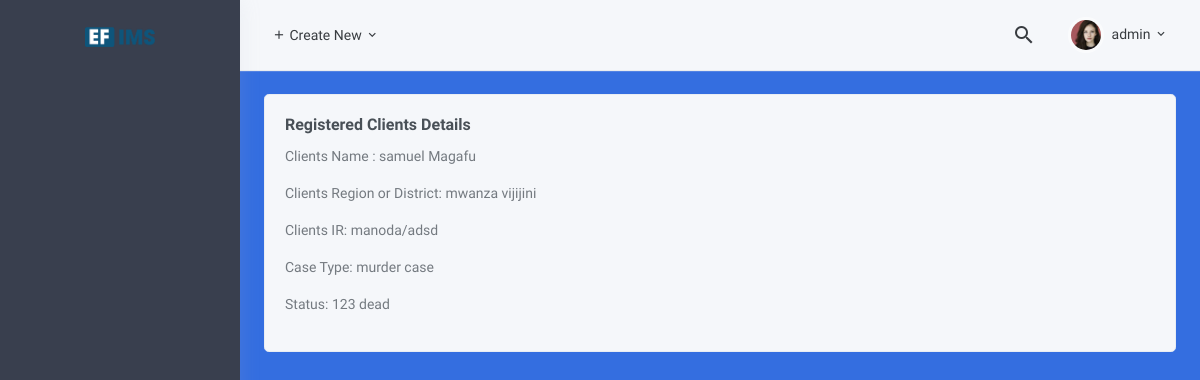
/client/3 (signed in), run on the app's committed database.
### pages/models.py (models this page shows, shortened)
class Client(models.Model):
    ir = models.CharField(help_text="Enter IR", max_length=160,null=False,blank=False, verbose_name="IR")
    casetype = models.CharField(help_text="Enter Case Type", max_length=160,null=False,blank=False,verbose_name="Case Type")
    status = models.CharField(help_text="Enter Exhibit Type or Status", max_length=160,null=False,blank=False,verbose_name="Exhibit Type or Status")
    region = models.CharField(help_text="Enter Region or region", max_length=160,null=False,blank=False,verbose_name="Region or District")
    client = models.CharField(help_text="Enter Clients Name", max_length=160,null=False,blank=False,verbose_name="Client Name")
    class Meta:
        verbose_name = 'Client'
        verbose_name_plural = 'Clients'

### pages/views.py (the view)
# urls.py: path('client/<int:pk>', views.ClientDetail.as_view(), name='list-detail'),
class ClientDetail(LoginRequiredMixin,DetailView):
    model = Client
    context_object_name = 'client'
    template_name ="clients/detail.html"

### balistic/templatetags/ballistic_tags.py (called while the page is built)
@register.filter(name='has_group')
def has_group(user, group_name):
    group = Group.objects.get(name=group_name)
    return True if group in user.groups.all() else False

### template/clients/detail.html
{% extends 'clients/base.html' %}
{% load static %}
{% block content %}
<div id="layout-wrapper">
    {% include 'include/navbar.html' %}
    <div class="main-content">
        <div class="page-content">
            <div class="container-fluid">
                <div class="row">
                    <div class="col-xl-12">
                        <div class="card">
                            <div class="card-body">
                                <h4 class="card-title">
                                    Registered Clients Details
                                </h4>
                                <p>Clients Name : {{ client.client }}</p>
                                <p>Clients Region or District: {{ client.region }}</p>
                                <p>Clients IR: {{ client.ir }}</p>
                                <p>Case Type: {{client.casetype}}</p>
                                <p>Status: {{client.status}}</p>
                            </div>
                        </div>
                    </div>
                </div>
            </div>
        </div>
    </div>
</div>
{% endblock content %}

### template/include/navbar.html (shortened to what this page needs)
{% load static %}
{% load ballistic_tags %}
<header id="page-topbar">
    <div class="navbar-header">
        <div class="d-flex align-items-left">
            <div class="dropdown d-none d-sm-inline-block">
                <button type="button" class="btn header-item waves-effect" id="page-header-user-dropdown" data-toggle="dropdown" aria-haspopup="true" aria-expanded="false">
                    <i class="mdi mdi-plus"></i> Create New
                    <i class="mdi mdi-chevron-down d-none d-sm-inline-block"></i>
                </button>
            </div>
        </div>
        <div class="d-flex align-items-right">
            <div class="dropdown d-none d-sm-inline-block ml-2">
                <button type="button" class="btn header-item noti-icon waves-effect" id="page-header-search-dropdown" data-toggle="dropdown" aria-haspopup="true" aria-expanded="false">
                    <i class="mdi mdi-magnify"></i>
                </button>
            </div>
            <div class="dropdown d-inline-block ml-2">
                <button type="button" class="btn header-item waves-effect" id="page-header-user-dropdown" data-toggle="dropdown" aria-haspopup="true" aria-expanded="false">
                    <img class="rounded-circle header-profile-user" src="{% static 'assets/images/users/avatar-3.jpg' %}" alt="Header Avatar">
                    <span class="d-none d-sm-inline-block ml-1">{{user.username}}</span>
                    <i class="mdi mdi-chevron-down d-none d-sm-inline-block"></i>
                </button>
            </div>
        </div>
    </div>
</header>
<div class="vertical-menu mm-active">
    <div data-simplebar="init" class="h-100 mm-show"><div class="simplebar-wrapper" style="margin: 0px;"><div class="simplebar-height-auto-observer-wrapper"><div class="simplebar-height-auto-observer"></div></div><div class="simplebar-mask"><div class="simplebar-offset" style="right: -15px; bottom: 0px;"><div class="simplebar-content-wrapper" style="height: 100%; overflow: hidden scroll;"><div class="simplebar-content" style="padding: 0px;">
        <div class="navbar-brand-box">
            <a href="index.html" class="logo">
                <img src="{% static 'assets/images/logo-dark.png' %}">
            </a>
        </div>
        <div id="sidebar-menu" class="mm-active">
        </div>
    </div></div></div></div><div class="simplebar-placeholder" style="width: auto; height: 657px;"></div></div></div>
</div>

### data on the page
Client: client "samuel Magafu", region "mwanza vijijini", ir "manoda/adsd", casetype "murder case", status "123 dead"

### other printed values
{{ user.username }} "admin"
